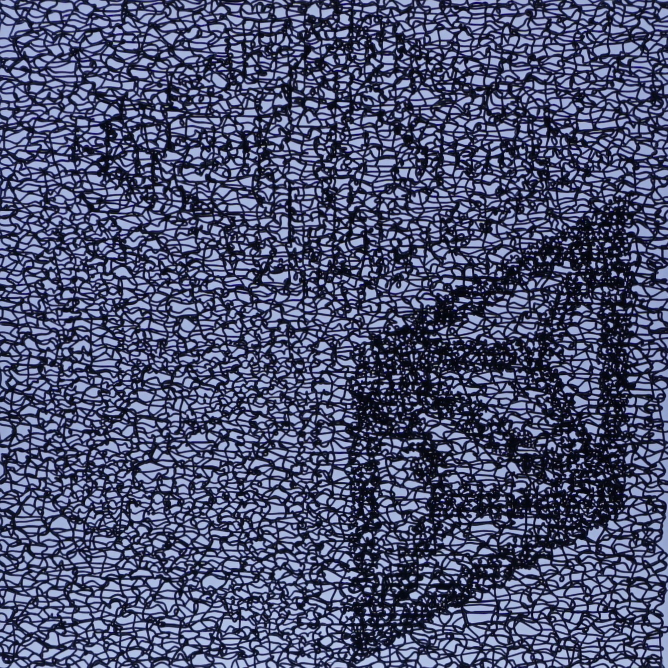
#> input picture analysis/images/SCF_Q4.JPG, 1335 x 1335 px (shown at 1/2 size)
$ python -i analysis.py   (imports and definitions only)
#> lines starting #> are read from the running program, lines starting #| are printed output that depends on the picture
# from skimage.measure import block_reduce
import cv2
import numpy as np
from matplotlib import pyplot as plt
from matplotlib.gridspec import GridSpec
from mpl_toolkits.axes_grid1 import make_axes_locatable
from PIL import Image
from scipy.ndimage import gaussian_filter, uniform_filter
from skimage.metrics import structural_similarity

LUT_2 = {
    255: 0.663,
    0: 0.9229,
}

LUT_3 = {
    255: 0.663,
    127: 0.7929,
    0: 0.9229,
}

LUT_4 = {
    255: 0.663,
    170: 0.7495,
    84: 0.8362,
    0: 0.9229,
}

LUT_5 = {
    255: 0.663,
    191: 0.7282,
    127: 0.7929,
    63: 0.858,
    0: 0.9229, }

# swatch_means = [0.182, 0.215, 0.231, 0.205, 0.135]
# mean_of_swatch_means = np.mean(swatch_means)

swatch_means = {
    255: 0.182,
    191: 0.215,
    127: 0.231,
    63: 0.205,
    0: 0.135,
}
swatch_means[170] = (swatch_means[191] + swatch_means[127]) / 2
swatch_means[84] = (swatch_means[127] + swatch_means[63]) / 2

mean_of_swatch_means = np.mean(list(swatch_means.values()))

LUTS = {
    2: LUT_2,
    3: LUT_3,
    4: LUT_4,
    5: LUT_5,
}


# [42 lines left out: functions lut_mapping, set_plot_style, not called in this run]
    # return plot_color_palette


def rgb_to_grayscale(image_input: str | Image.Image):
    """
    Convert RGB image to grayscale and return the pixel values.

    Args:
        image_input (Union[str, Image.Image]): Path to image file or PIL Image object

    Returns:
        numpy.ndarray: Grayscale pixel values (0-255)
    """
#> called with image_input = 'images/SCF_Q4.JPG'
    # Handle both file paths and PIL Image objects
    if isinstance(image_input, str):
        # Load image from file path
        img = Image.open(image_input).convert('RGB')
#> img is the input picture: PIL image 1335x1335 RGB; mean R, G, B 76.6, 82.5, 115.3
    else:
        # Use provided PIL Image object
        img = image_input.convert('RGB')

    # Convert to numpy array
    img_array = np.array(img)

    # Convert to grayscale using OpenCV (more accurate than PIL's convert)
    gray = cv2.cvtColor(img_array, cv2.COLOR_RGB2GRAY)
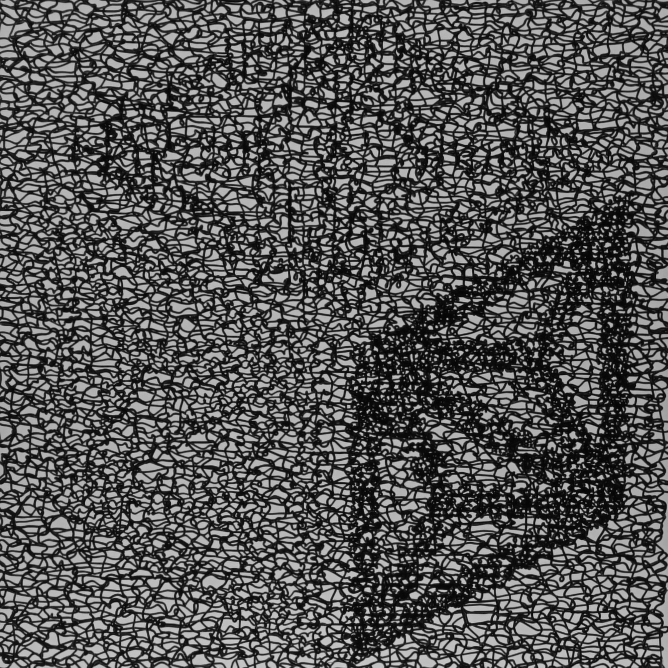
#> gray: shape (1335, 1335) (shown at 1/2 size); min 0, max 222, mean 84.5

    return gray


# [168 lines left out: function compare_dark_pct, not called in this run]

>>> result = rgb_to_grayscale('images/SCF_Q4.JPG')

$ run again, on analysis/images/cameraman_Q4.JPG
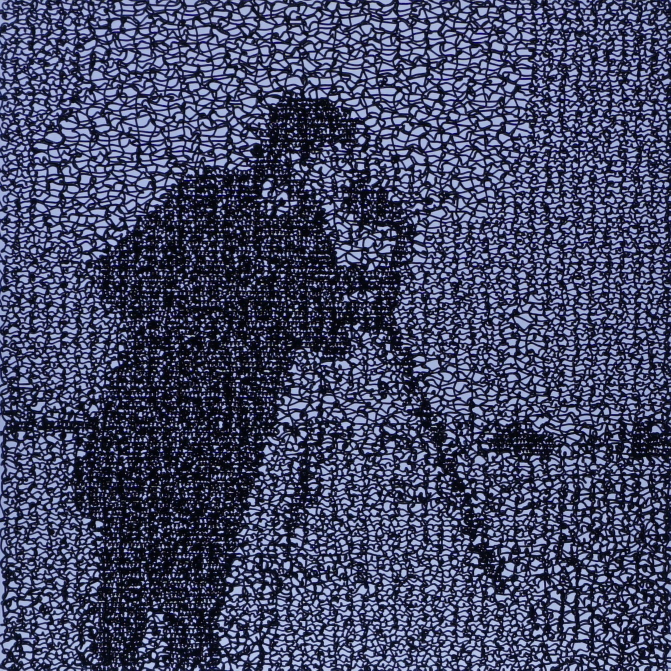
#> input picture analysis/images/cameraman_Q4.JPG, 1341 x 1341 px (shown at 1/2 size)
#> in rgb_to_grayscale, img is the input picture: PIL image 1341x1341 RGB; mean R, G, B 68.2, 73, 104.3
#> in rgb_to_grayscale, `gray = cv2.cvtColor(img_array, cv2.COLOR_RGB2GRAY)`:
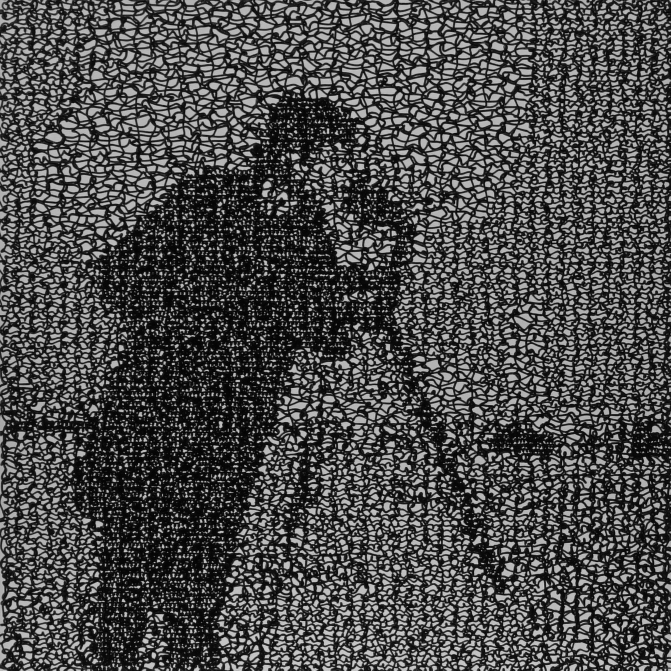
#> gray: shape (1341, 1341) (shown at 1/2 size); min 0, max 226, mean 75.1

$ run again, on analysis/images/einstein_Q3_1p5-1p5.JPG
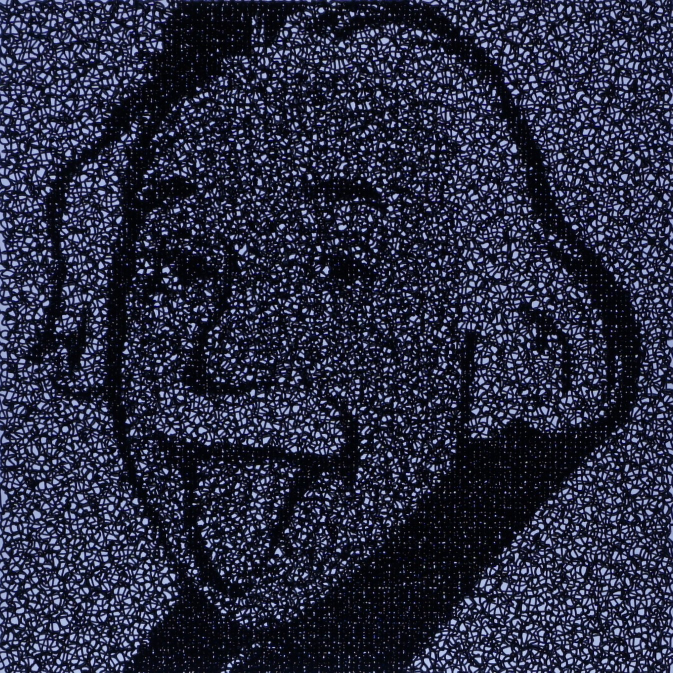
#> input picture analysis/images/einstein_Q3_1p5-1p5.JPG, 1345 x 1345 px (shown at 1/2 size)
#> in rgb_to_grayscale, img is the input picture: PIL image 1345x1345 RGB; mean R, G, B 41.9, 44.8, 67.2
#> in rgb_to_grayscale, `gray = cv2.cvtColor(img_array, cv2.COLOR_RGB2GRAY)`:
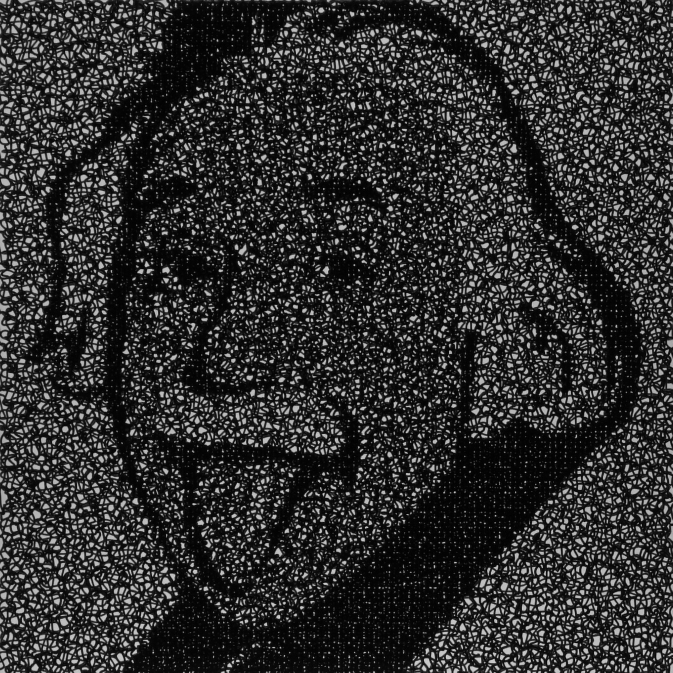
#> gray: shape (1345, 1345) (shown at 1/2 size); min 0, max 227, mean 46.5
